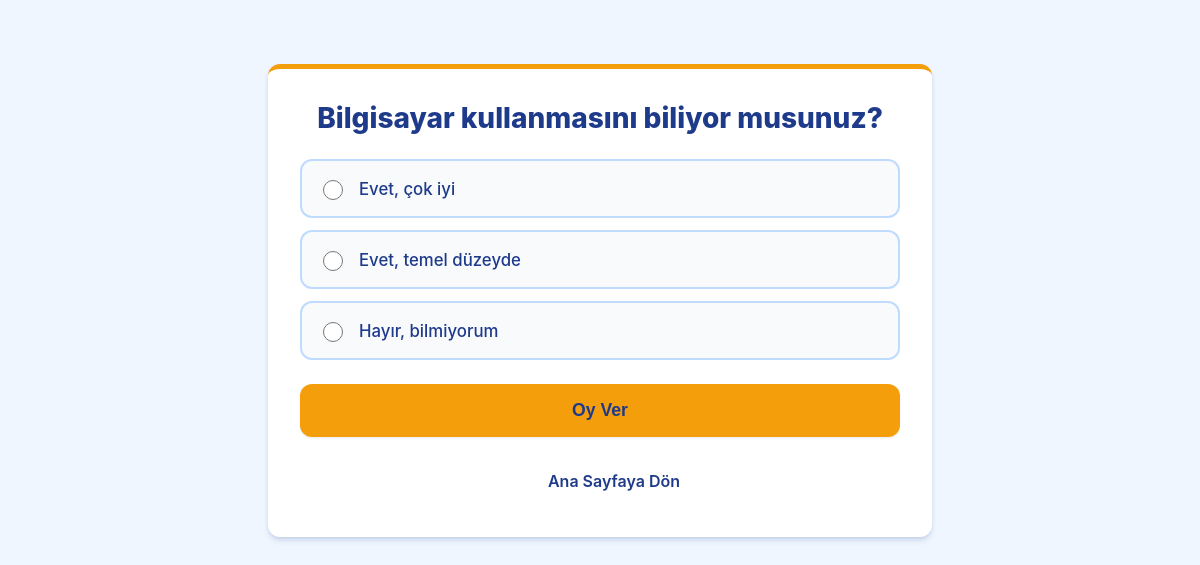
Screenshot of /polls/4/ with the database file from the repository.
### polls/models.py (models this page shows, shortened)
class Question(models.Model):
    question_text = models.CharField(max_length=200)
    pub_date = models.DateTimeField("date published")

class Choice(models.Model):
    question = models.ForeignKey(Question, on_delete=models.CASCADE)
    choice_text = models.CharField(max_length=200)
    votes = models.IntegerField(default=0)

### polls/views.py (the view)
# urls.py: path("<int:pk>/", views.DetailView.as_view(), name="detail"),
class DetailView(generic.DetailView):
    model = Question
    template_name = "polls/detail.html"
    def get_queryset(self):
        return Question.objects.filter(pub_date__lte=timezone.now())

### polls/templates/polls/detail.html (shortened to what this page needs)
{% load static %}
<!DOCTYPE html>
<html lang="tr">
<head>
    <link rel="stylesheet" href="{% static 'polls/style.css' %}">
</head>
<body>
    <div class="container">
        <h1>{{ question.question_text }}</h1>
        <form action="{% url 'polls:vote' question.id %}" method="post">
            <div class="choice-list">
                {% for choice in question.choice_set.all %}
                    <div class="choice-option">
                        <input type="radio" name="choice" id="choice{{ forloop.counter }}" value="{{ choice.id }}">
                        <label for="choice{{ forloop.counter }}">{{ choice.choice_text }}</label>
                    </div>
                {% endfor %}
            </div>
            <button type="submit" class="btn-submit">Oy Ver</button>
        </form>
        <br>
        <a href="{% url 'polls:index' %}" class="link-back">Ana Sayfaya Dön</a>
    </div>
</body>
</html>

### polls/static/polls/style.css (style rules this page uses)
:root { --primary-color: #f59e0b; --primary-hover: #d97706; --bg-color: #eff6ff; --card-bg: #ffffff; --text-main: #1e3a8a; --text-muted: #6b7280; --border-color: #bfdbfe; --shadow-sm: 0 1px 2px 0 rgba(30, 58, 138, 0.1); --shadow-md: 0 4px 6px -1px rgba(30, 58, 138, 0.15), 0 2px 4px -1px rgba(30, 58, 138, 0.1); --rounded-lg: 0.75rem; }
body { font-family: 'Inter', -apple-system, BlinkMacSystemFont, "Segoe UI", Roboto, Helvetica, Arial, sans-serif; background-color: var(--bg-color); color: var(--text-main); margin: 0; padding: 0; display: flex; justify-content: center; align-items: flex-start; min-height: 100vh; padding-top: 3rem; }
.container { width: 100%; max-width: 600px; background-color: var(--card-bg); border-radius: var(--rounded-lg); box-shadow: var(--shadow-md); padding: 2rem; margin: 1rem; border-top: 5px solid var(--primary-color); }
h1 { font-size: 1.75rem; font-weight: 800; margin-top: 0; margin-bottom: 1.5rem; color: var(--text-main); text-align: center; }
.choice-list { display: flex; flex-direction: column; gap: 0.75rem; margin-bottom: 1.5rem; }
.choice-option { position: relative; display: flex; align-items: center; padding: 1rem; border: 2px solid var(--border-color); border-radius: var(--rounded-lg); cursor: pointer; transition: all 0.2s; background-color: #f8fafc; }
.choice-option input[type="radio"] { width: 1.25rem; height: 1.25rem; margin-right: 1rem; accent-color: var(--primary-color); cursor: pointer; }
.choice-option label { flex-grow: 1; cursor: pointer; font-size: 1.05rem; font-weight: 500; }
.btn-submit { width: 100%; background-color: var(--primary-color); color: var(--text-main); border: none; padding: 1rem 1.5rem; font-size: 1.1rem; font-weight: 700; border-radius: var(--rounded-lg); cursor: pointer; transition: all 0.2s; box-shadow: var(--shadow-sm); }
.link-back { display: inline-block; color: var(--text-main); text-decoration: none; font-weight: 600; text-align: center; width: 100%; padding: 0.75rem; border: 2px solid transparent; border-radius: var(--rounded-lg); transition: all 0.2s; }

### rows the page displays
Question: question_text "Bilgisayar kullanmasını biliyor musunuz?"
Choice: choice_text "Evet, çok iyi"
Choice: choice_text "Evet, temel düzeyde"
Choice: choice_text "Hayır, bilmiyorum"
